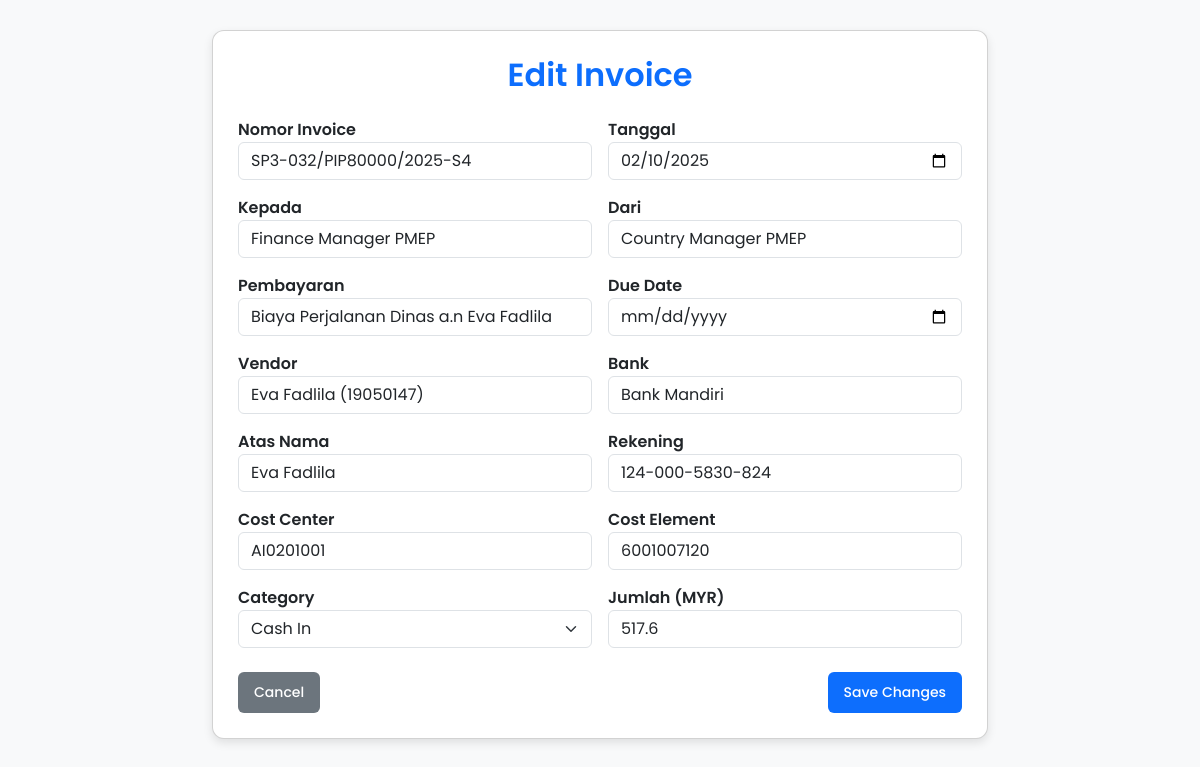
The app's page /edit/74 with its own data.
### tables this page shows
CREATE TABLE invoices (
                        id INTEGER PRIMARY KEY AUTOINCREMENT,
                        nomor TEXT,
                        tanggal DATE,
                        kepada TEXT,
                        dari TEXT,
                        pembayaran TEXT,
                        jumlah DECIMAL(10,2),
                        due_date DATE,
                        vendor TEXT,
                        bank TEXT,
                        atas_nama TEXT,
                        rekening TEXT,
                        cost_center TEXT,
                        cost_element TEXT,
                        file_name TEXT
                    );

### app.py (the view, shortened to what this page needs)
@app.route("/edit/<int:invoice_id>", methods=["GET", "POST"])
def edit_invoice(invoice_id):
    conn = get_db_connection()
    cursor = conn.cursor()
    cursor.execute("SELECT * FROM invoices WHERE id=?", (invoice_id,))
    invoice = cursor.fetchone()
    if not invoice:
        flash("Invoice not found!", "error")
        return redirect(url_for("cash_out"))
    conn.close()
    return render_template("edit.html", invoice=invoice)

### app.py (called while the page is built)
def get_db_connection():
    conn = sqlite3.connect(DATABASE)
    conn.row_factory = sqlite3.Row
    return conn

### templates/edit.html (shortened to what this page needs)
<!DOCTYPE html>
<html lang="en">
<head>
    <link href="https://cdn.jsdelivr.net/npm/bootstrap@5.3.0/dist/css/bootstrap.min.css" rel="stylesheet">
    <link rel="stylesheet" href="{{ url_for('static', filename='styles.css') }}">
</head>
<body>
<div class="container">
    <div class="card">
        <h2 class="text-center text-primary mb-4">Edit Invoice</h2>
        <form method="POST">
            <div class="row g-3">
                <div class="col-md-6">
                    <label>Nomor Invoice</label>
                    <input type="text" name="nomor" class="form-control" value="{{ invoice['nomor'] }}" required>
                </div>
                <div class="col-md-6">
                    <label>Tanggal</label>
                    <input type="date" name="tanggal" class="form-control" value="{{ invoice['tanggal'] }}" required>
                </div>
                <div class="col-md-6">
                    <label>Kepada</label>
                    <input type="text" name="kepada" class="form-control" value="{{ invoice['kepada'] }}" required>
                </div>
                <div class="col-md-6">
                    <label>Dari</label>
                    <input type="text" name="dari" class="form-control" value="{{ invoice['dari'] }}" required>
                </div>
                <div class="col-md-6">
                    <label>Pembayaran</label>
                    <input type="text" name="pembayaran" class="form-control" value="{{ invoice['pembayaran'] }}">
                </div>
                <div class="col-md-6">
                    <label>Due Date</label>
                    <input type="date" name="due_date" class="form-control" value="{{ invoice['due_date'] }}">
                </div>
                <div class="col-md-6">
                    <label>Vendor</label>
                    <input type="text" name="vendor" class="form-control" value="{{ invoice['vendor'] }}">
                </div>
                <div class="col-md-6">
                    <label>Bank</label>
                    <input type="text" name="bank" class="form-control" value="{{ invoice['bank'] }}">
                </div>
                <div class="col-md-6">
                    <label>Atas Nama</label>
                    <input type="text" name="atas_nama" class="form-control" value="{{ invoice['atas_nama'] }}">
                </div>
                <div class="col-md-6">
                    <label>Rekening</label>
                    <input type="text" name="rekening" class="form-control" value="{{ invoice['rekening'] }}">
                </div>
                <div class="col-md-6">
                    <label>Cost Center</label>
                    <input type="text" name="cost_center" class="form-control" value="{{ invoice['cost_center'] }}">
                </div>
                <div class="col-md-6">
                    <label>Cost Element</label>
                    <input type="text" name="cost_element" class="form-control" value="{{ invoice['cost_element'] }}">
                </div>
                <div class="col-md-6">
                    <label>Category</label>
                    <select name="category" class="form-select">
                        <option value="Cash In" {% if invoice['category'] == 'Cash In' %}selected{% endif %}>Cash In</option>
                    </select>
                </div>
                <div class="col-md-6">
                    <label>Jumlah (MYR)</label>
                    <input type="number" step="0.01" name="jumlah" class="form-control" value="{{ invoice['jumlah'] }}">
                </div>
            </div>
            <div class="d-flex justify-content-between mt-4">
                <a href="{{ url_for('dashboard') }}" class="btn btn-secondary">Cancel</a>
                <button type="submit" class="btn btn-primary">Save Changes</button>
            </div>
        </form>
    </div>
</div>
</body>
</html>

### static/styles.css (style rules this page uses)
* { margin: 0; padding: 0; box-sizing: border-box; font-family: 'Poppins', sans-serif; }
body { background-color: #f6f7fb; display: flex; color: #333; }
h1, h2 { font-weight: 600; color: #2c2c2c; margin-bottom: 20px; }
button, .btn { border-radius: 6px; font-size: 14px; padding: 10px 16px; font-weight: 500; border: none; cursor: pointer; transition: 0.3s ease; }

### templates/edit.html (style rules this page uses)
body { background-color: #f8f9fa; }
.container { margin-top: 30px; max-width: 800px; }
.card { padding: 25px; border-radius: 12px; box-shadow: 0px 4px 10px rgba(0, 0, 0, 0.1); background: #ffffff; }
label { font-weight: 600; }

### records on screen
invoices: nomor "SP3-032/PIP80000/2025-S4", tanggal "02/10/2025", kepada "Finance Manager PMEP", dari "Country Manager PMEP", pembayaran "Biaya Perjalanan Dinas a.n Eva Fadlila", vendor "Eva Fadlila (19050147)", bank "Bank Mandiri", atas_nama "Eva Fadlila", rekening "124-000-5830-824", cost_center "AI0201001", cost_element "6001007120", jumlah "517.6"
